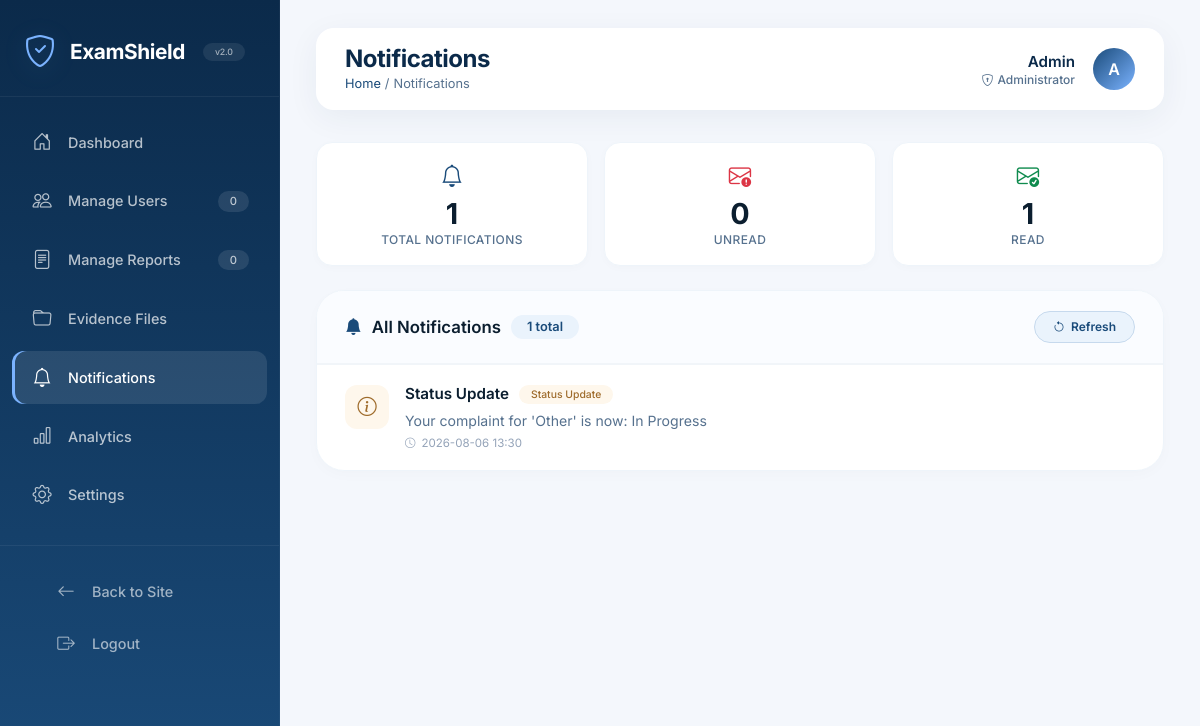
The app's page /admin/notifications (signed in), older data.
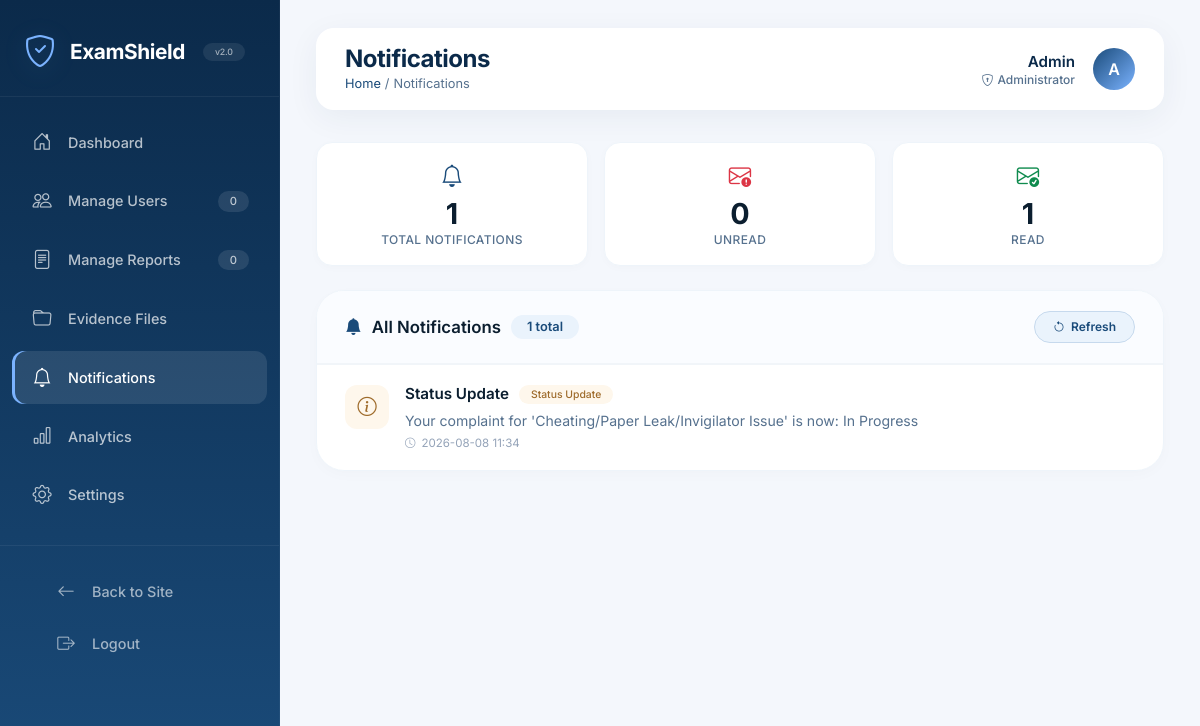
The same page, newer data.
### tables this page shows
CREATE TABLE users (
            id INTEGER PRIMARY KEY AUTOINCREMENT,
            username TEXT NOT NULL UNIQUE,
            password TEXT NOT NULL,
            email TEXT UNIQUE,
            mobile TEXT UNIQUE,
            name TEXT,
            role TEXT DEFAULT 'student',

            -- Verification
            is_mobile_verified INTEGER DEFAULT 0,
            is_email_verified INTEGER DEFAULT 0,
            mobile_otp TEXT,
            otp_generated_at TEXT,

            -- Identity Proof 
            profile_photo TEXT,
            id_proof_type TEXT,
            id_proof_number TEXT,
            id_proof_photo TEXT,
            is_id_verified INTEGER DEFAULT 0,

            -- Tracking & Moderation
            signup_ip TEXT,
            signup_user_agent TEXT,
            created_at TEXT DEFAULT CURRENT_TIMESTAMP,
            is_blocked INTEGER DEFAULT 0,
            trust_score INTEGER DEFAULT 100
        , state TEXT, district TEXT);

CREATE TABLE notifications (
                        id INTEGER PRIMARY KEY AUTOINCREMENT,
                        user_id INTEGER NOT NULL,
                        title TEXT NOT NULL,
                        type TEXT,
                        message TEXT,
                        link TEXT,
                        is_read INTEGER DEFAULT 0,
                        created_at DATETIME DEFAULT CURRENT_TIMESTAMP,
                        FOREIGN KEY(user_id) REFERENCES users(id)
                    );

### app.py (the view)
@app.route('/admin/notifications')
@admin_required
def admin_notifications():
    conn = get_db()
    notes = conn.execute("SELECT * FROM notifications ORDER BY created_at DESC").fetchall()
    conn.execute("UPDATE notifications SET is_read = 1 WHERE is_read = 0")
    conn.commit()
    conn.close()
    return render_template('admin_notifications.html', notes=notes)

### app.py (called while the page is built)
@login_manager.user_loader
def load_user(user_id):
    conn = get_db()
    user_row = conn.execute('SELECT * FROM users WHERE id =?', (user_id,)).fetchone()
    conn.close()
    if user_row:
        user = dict(user_row)
        return User(
            id=user['id'],
            username=user['username'],
            name=user.get('name', 'User'),
            role=user.get('role', 'student'),
            is_mobile_verified=user.get('is_mobile_verified', 0),
            is_email_verified=user.get('is_email_verified', 0),
            is_blocked=user.get('is_blocked', 0)
        )
    return None

def admin_required(f):
    @wraps(f)
    def decorated_function(*args, **kwargs):
        if not current_user.is_authenticated:
            flash('Please login first', 'error')
            return redirect(url_for('login'))
        if current_user.role!= 'admin':
            flash('You do not have admin permission', 'error')
            return redirect(url_for('dashboard'))
        return f(*args, **kwargs)
    return decorated_function

@app.context_processor
def inject_notifications():
    if current_user.is_authenticated: # FIX: session ki jagah current_user
        conn = get_db()
        count = conn.execute("SELECT COUNT(*) FROM notifications WHERE is_read = 0").fetchone()[0]
        conn.close()
        return dict(unread_count=count)
    return dict(unread_count=0)

def get_settings():
    conn = get_db()
    s = conn.execute("SELECT * FROM settings WHERE id=1").fetchone()
    conn.close()
    return s

@app.before_request
def check_maintenance():
    settings = get_settings()
    if settings and settings['maintenance_mode'] == 1:
        if request.endpoint and 'static' not in request.endpoint:
            if not current_user.is_authenticated or current_user.role!= 'admin':
                return render_template('maintenance.html'), 503

def get_db():
    db = sqlite3.connect('myproject.db', timeout=20.0) # timeout add
    db.row_factory = sqlite3.Row
    db.execute("PRAGMA foreign_keys = ON")
    db.execute("PRAGMA journal_mode=WAL") # WAL mode add
    db.execute("PRAGMA busy_timeout = 20000")
    return db

### templates/admin_notifications.html (shortened to what this page needs)
{% extends "admin_base.html" %}
{% block page_title %}Notifications{% endblock %}
{% block breadcrumb %}Notifications{% endblock %}
{% block content %}
<div class="stats-mini">
  <div class="stat-item total">
    <span class="icon"><i class="bi bi-bell"></i></span>
    <div class="number">{{ notes|length }}</div>
    <div class="label">Total Notifications</div>
  </div>
  <div class="stat-item unread">
    <span class="icon"><i class="bi bi-envelope-exclamation"></i></span>
    <div class="number">{{ notes|selectattr('is_read', 'equalto', 0)|list|length }}</div>
    <div class="label">Unread</div>
  </div>
  <div class="stat-item read">
    <span class="icon"><i class="bi bi-envelope-check"></i></span>
    <div class="number">{{ notes|selectattr('is_read', 'equalto', 1)|list|length }}</div>
    <div class="label">Read</div>
  </div>
</div>
<div class="notifications-card">
  <div class="card-header-custom">
    <h6>
      <i class="bi bi-bell-fill"></i> All Notifications
      <span class="badge-total">{{ notes|length }} total</span>
    </h6>
    <div class="actions">
      <a href="{{ url_for('admin_notifications') }}" class="btn-mark-read">
        <i class="bi bi-arrow-counterclockwise"></i> Refresh
      </a>
    </div>
  </div>
  {% if notes and notes|length > 0 %}
    <div class="notification-list">
      {% for n in notes %}
      <a href="{{ n['link'] }}" class="notification-item {% if n['is_read'] == 0 %}unread{% else %}read{% endif %}">
        <div class="notif-icon
          {% if n['type'] == 'New Report' %}report
          {% elif n['type'] == 'New User' %}user
          {% elif n['type'] == 'Alert' %}alert
          {% else %}system{% endif %}">
          {% if n['type'] == 'New Report' %}
            <i class="bi bi-file-text"></i>
          {% elif n['type'] == 'New User' %}
            <i class="bi bi-person-plus"></i>
          {% elif n['type'] == 'Alert' %}
            <i class="bi bi-exclamation-triangle"></i>
          {% else %}
            <i class="bi bi-info-circle"></i>
          {% endif %}
        </div>
        <div class="notif-content">
          <div class="notif-title">
            <span>{{ n['type']|default('Notification') }}</span>
            <span class="notif-type
              {% if n['type'] == 'New Report' %}report
              {% elif n['type'] == 'New User' %}user
              {% elif n['type'] == 'Alert' %}alert
              {% else %}system{% endif %}">
              {{ n['type']|default('System') }}
            </span>
          </div>
          <p class="notif-message">{{ n['message'] }}</p>
          <div class="notif-time">
            <i class="bi bi-clock"></i>
            {{ n['created_at'][:16] if n['created_at'] else 'Just now' }}
          </div>
        </div>
      </a>
      {% endfor %}
    </div>
  {% else %}
    <div class="empty-state">
      <i class="bi bi-bell-slash"></i>
      <h5>No Notifications</h5>
      <p>You're all caught up! Check back later for updates.</p>
    </div>
  {% endif %}
</div>
{% endblock %}

### templates/admin_base.html (shortened to what this page needs)
<!DOCTYPE html>
<html lang="en">
<head>
    <link href="https://cdn.jsdelivr.net/npm/bootstrap@5.3.3/dist/css/bootstrap.min.css" rel="stylesheet">
    <link rel="stylesheet" href="https://cdn.jsdelivr.net/npm/bootstrap-icons@1.11.3/font/bootstrap-icons.min.css">
</head>
<body>
    <nav class="admin-sidebar" id="adminSidebar">
        <div class="brand">
            <i class="bi bi-shield-check"></i>
            <span>ExamShield</span>
            <span class="badge-version">v2.0</span>
        </div>
        <ul class="nav flex-column">
            <li>
                <a class="nav-link {% if request.endpoint == 'admin_dashboard' %}active{% endif %}" href="{{ url_for('admin_dashboard') }}">
                    <i class="bi bi-house-door"></i> Dashboard
                </a>
            </li>
            <li>
                <a class="nav-link {% if request.endpoint == 'admin_users' %}active{% endif %}" href="{{ url_for('admin_users') }}">
                    <i class="bi bi-people"></i> Manage Users
                    <span class="badge-count">{{ user_count|default(0) }}</span>
                </a>
            </li>
            <li>
                <a class="nav-link {% if request.endpoint == 'admin_reports' %}active{% endif %}" href="{{ url_for('admin_reports') }}">
                    <i class="bi bi-file-text"></i> Manage Reports
                    <span class="badge-count">{{ report_count|default(0) }}</span>
                </a>
            </li>
            <li>
                <a class="nav-link {% if request.endpoint == 'admin_evidence' %}active{% endif %}" href="{{ url_for('admin_evidence') }}">
                    <i class="bi bi-folder"></i> Evidence Files
                </a>
            </li>
            <li>
                <a class="nav-link {% if request.endpoint == 'admin_notifications' %}active{% endif %}" href="{{ url_for('admin_notifications') }}">
                    <i class="bi bi-bell"></i> Notifications
                </a>
            </li>
            <li>
                <a class="nav-link {% if request.endpoint == 'admin_analytics' %}active{% endif %}" href="{{ url_for('admin_analytics') }}">
                    <i class="bi bi-bar-chart"></i> Analytics
                </a>
            </li>
            <li>
                <a class="nav-link {% if request.endpoint == 'admin_settings' %}active{% endif %}" href="{{ url_for('admin_settings') }}">
                    <i class="bi bi-gear"></i> Settings
                </a>
            </li>
        </ul>
        <div class="sidebar-footer">
            <ul class="nav flex-column">
                <li>
                    <a class="nav-link" href="{{ url_for('home') }}">
                        <i class="bi bi-arrow-left"></i> Back to Site
                    </a>
                </li>
                <li>
                    <a class="nav-link" href="{{ url_for('logout') }}">
                        <i class="bi bi-box-arrow-right"></i> Logout
                    </a>
                </li>
            </ul>
        </div>
    </nav>
    <div class="admin-content">
        <div class="admin-topbar">
            <div class="page-title">
                <div>
                    <h1>{% block page_title %}Dashboard{% endblock %}</h1>
                    <nav class="breadcrumb">
                        <a href="{{ url_for('admin_dashboard') }}">Home</a>
                        <span class="mx-1">/</span>
                        <span>{% block breadcrumb %}{% endblock %}</span>
                    </nav>
                </div>
            </div>
            <div class="user-area">
                <div class="text-end">
                    <span class="user-name">{{ session.user.name if session.user else 'Admin' }}</span>
                    <span class="user-role"><i class="bi bi-shield-lock me-1"></i>Administrator</span>
                </div>
                <div class="avatar">
                    {{ (session.user.name if session.user else 'Admin')[0]|upper }}
                </div>
            </div>
        </div>
        {% block content %}{% endblock %}
    </div>
</body>
</html>

### templates/admin_base.html (style rules this page uses)
:root { --primary-dark: #0b2a4a; --primary-mid: #1a4b7a; --primary-light: #2d6ea0; --accent-blue: #7bb3ff; --bg-light: #f4f7fc; --card-shadow: 0 8px 32px rgba(18, 52, 86, 0.06); --card-hover-shadow: 0 16px 48px -12px rgba(18, 52, 86, 0.10); --radius-lg: 28px; --radius-md: 18px; --radius-sm: 12px; }
* { margin: 0; padding: 0; box-sizing: border-box; }
body { font-family: 'Inter', -apple-system, BlinkMacSystemFont, sans-serif; background: var(--bg-light); color: #0b1e2f; min-height: 100vh; }
.admin-sidebar { min-height: 100vh; background: linear-gradient(180deg, var(--primary-dark) 0%, var(--primary-mid) 100%); color: white; position: fixed; width: 280px; transition: transform 0.3s cubic-bezier(0.4, 0, 0.2, 1); z-index: 1050; top: 0; left: 0; bottom: 0; overflow-y: auto; border-right: 1px solid rgba(255, 255, 255, 0.04); }
.admin-sidebar .brand { padding: 28px 24px 20px; border-bottom: 1px solid rgba(255, 255, 255, 0.06); margin-bottom: 16px; display: flex; align-items: center; gap: 14px; }
.admin-sidebar .brand i { font-size: 2rem; color: var(--accent-blue); filter: drop-shadow(0 4px 12px rgba(123, 179, 255, 0.2)); }
.admin-sidebar .brand span { font-size: 1.3rem; font-weight: 700; letter-spacing: -0.02em; }
.admin-sidebar .brand .badge-version { font-size: 0.55rem; background: rgba(255, 255, 255, 0.08); padding: 2px 12px; border-radius: 40px; font-weight: 500; color: rgba(255, 255, 255, 0.6); margin-left: 4px; }
.admin-sidebar .nav { padding: 0 12px; }
.admin-sidebar .nav-link { color: rgba(255, 255, 255, 0.7); padding: 12px 18px; margin: 3px 0; border-radius: var(--radius-sm); font-weight: 500; font-size: 0.9rem; display: flex; align-items: center; gap: 14px; transition: all 0.2s ease; text-decoration: none; position: relative; }
.admin-sidebar .nav-link i { font-size: 1.2rem; width: 24px; text-align: center; flex-shrink: 0; }
.admin-sidebar .nav-link.active { background: rgba(255, 255, 255, 0.1); color: white; box-shadow: inset 3px 0 0 var(--accent-blue); }
.admin-sidebar .nav-link .badge-count { margin-left: auto; background: rgba(255, 255, 255, 0.1); color: rgba(255, 255, 255, 0.7); font-size: 0.7rem; padding: 2px 12px; border-radius: 40px; font-weight: 500; }
.admin-sidebar .sidebar-footer { padding: 20px 24px 28px; border-top: 1px solid rgba(255, 255, 255, 0.06); margin-top: 20px; }
.admin-sidebar .sidebar-footer .nav-link { color: rgba(255, 255, 255, 0.6); padding: 10px 18px; border-radius: var(--radius-sm); transition: all 0.2s; }
.admin-sidebar .sidebar-footer .nav-link i { font-size: 1.1rem; }
.admin-content { margin-left: 280px; padding: 28px 36px 40px; min-height: 100vh; }
.admin-topbar { background: #ffffff; border-radius: var(--radius-md); padding: 16px 28px; margin-bottom: 32px; display: flex; justify-content: space-between; align-items: center; box-shadow: var(--card-shadow); border: 1px solid rgba(255, 255, 255, 0.5); }
.admin-topbar .page-title { display: flex; align-items: center; gap: 12px; }
.admin-topbar .page-title h1 { font-size: 1.5rem; font-weight: 700; color: var(--primary-dark); margin: 0; letter-spacing: -0.02em; }
.admin-topbar .page-title .breadcrumb { font-size: 0.8rem; color: #56718e; margin: 0; padding: 0; background: none; }
.admin-topbar .page-title .breadcrumb a { color: #1a4b7a; text-decoration: none; }
.admin-topbar .user-area { display: flex; align-items: center; gap: 18px; }
.admin-topbar .user-area .avatar { width: 42px; height: 42px; border-radius: 50%; background: linear-gradient(135deg, var(--primary-mid), var(--accent-blue)); color: white; display: flex; align-items: center; justify-content: center; font-weight: 600; font-size: 1rem; flex-shrink: 0; }
.admin-topbar .user-area .user-name { font-weight: 600; color: var(--primary-dark); font-size: 0.95rem; }
.admin-topbar .user-area .user-role { font-size: 0.75rem; color: #56718e; font-weight: 500; display: block; margin-top: -2px; }
.admin-content { animation: fadeSlideDown 0.5s ease forwards; }

Row changes from the older to the newer data that the page shows:
changed notifications "Status Update": message "Your complaint for 'Other' is now: In Progress" → "Your complaint for 'Cheating/Paper Leak/Invigilator Issue' is now: In Progress"; created_at "2026-08-06 13:30" → "2026-08-08 11:34"
